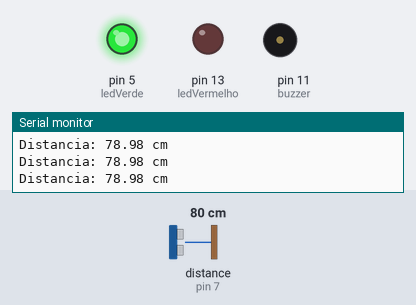
This sketch was run on a simulated Arduino Uno, built with avr-gcc and run on an emulated ATmega328P. Parts: output pins drawn as LEDs (lit = HIGH), buzzer (waves = sounding), the last lines printed to the serial monitor. Wiring (inferred from the names in the program): ultrasonic range finder: trigger pin 6; echo pin 7. The inputs (shaded band) are chosen by the test bench; at power-on: distance to the obstacle (sensor on pin 7) 80 cm. The echo pulse lasts 58.3 µs per cm; pins used as bus, display or sensor lines are not drawn.

Above: at 1.2 s.
1.3 s: distance to the obstacle (sensor on pin 7) set to 12 cm
2.8 s: distance to the obstacle (sensor on pin 7) set to 9 cm
At 3.1 s:
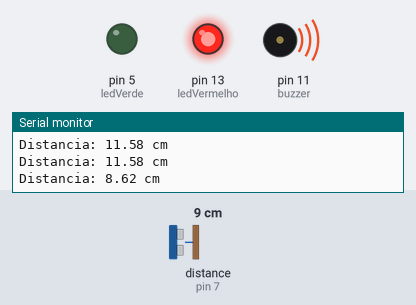
5.8 s: distance to the obstacle (sensor on pin 7) set to 4 cm
8.8 s: distance to the obstacle (sensor on pin 7) set to 2 cm
At 11.73 s:
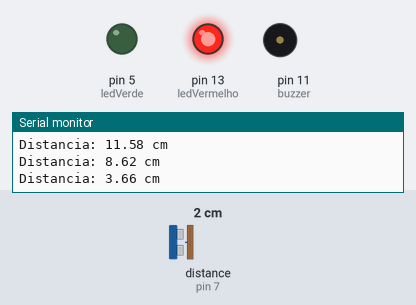
Timing chart, 0 to 12.8 s (numbered marks = the images above; inputs shaded):
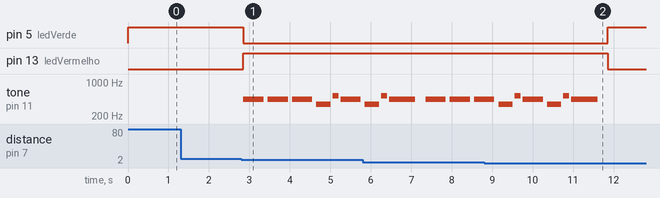

Measured:
- the behaviour switches between 11 and 10 cm on distance to the obstacle (sensor on pin 7) (found by bisection; images 0 and 1)
- the behaviour switches between 3 and 2 cm on distance to the obstacle (sensor on pin 7) (found by bisection; images 1 and 2)
- after the input at 2.8 s, pin 5 (ledVerde): HIGH → LOW after 0.05 s; pin 13 (ledVermelho): LOW → HIGH after 0.05 s; tone on pin 11 (buzzer): plays 440 Hz for 0.50 s, 440 Hz for 0.50 s, 440 Hz for 0.50 s, 349 Hz for 0.35 s, 523 Hz for 0.15 s, 440 Hz for 0.50 s, starting after 0.05 s
- after the input at 8.8 s, pin 5 (ledVerde): LOW → HIGH after 3.1 s; pin 13 (ledVermelho): HIGH → LOW after 3.1 s; tone on pin 11 (buzzer): goes on until 11.6 s, then stays silent

The sketch:

sensorUltra.ino
```cpp
// Sensor ultrassônico
const int trigPin = 6;
const int echoPin = 7;

// LEDs
const int ledVerde = 5;
const int ledVermelho = 13;

// Buzzer
const int buzzer = 11;

// Variáveis
long duracao;
float distancia;

// Notas
#define NOTE_C4  262
#define NOTE_D4  294
#define NOTE_E4  330
#define NOTE_F4  349
#define NOTE_G4  392
#define NOTE_A4  440
#define NOTE_B4  494
#define NOTE_C5  523

void tocarStarWars() {

  tone(buzzer, NOTE_A4, 500);
  delay(600);

  tone(buzzer, NOTE_A4, 500);
  delay(600);

  tone(buzzer, NOTE_A4, 500);
  delay(600);

  tone(buzzer, NOTE_F4, 350);
  delay(400);

  tone(buzzer, NOTE_C5, 150);
  delay(200);

  tone(buzzer, NOTE_A4, 500);
  delay(600);

  tone(buzzer, NOTE_F4, 350);
  delay(400);

  tone(buzzer, NOTE_C5, 150);
  delay(200);

  tone(buzzer, NOTE_A4, 650);
  delay(700);

  noTone(buzzer);
}

void setup() {

  // Sensor
  pinMode(trigPin, OUTPUT);
  pinMode(echoPin, INPUT);

  // LEDs
  pinMode(ledVerde, OUTPUT);
  pinMode(ledVermelho, OUTPUT);

  // Buzzer
  pinMode(buzzer, OUTPUT);

  // Serial
  Serial.begin(9600);

  // Estado inicial
  digitalWrite(ledVerde, HIGH);
  digitalWrite(ledVermelho, LOW);
}

void loop() {

  // Limpa TRIG
  digitalWrite(trigPin, LOW);
  delayMicroseconds(2);

  // Pulso ultrassônico
  digitalWrite(trigPin, HIGH);
  delayMicroseconds(10);
  digitalWrite(trigPin, LOW);

  // Leitura
  duracao = pulseIn(echoPin, HIGH);

  // Distância
  distancia = duracao * 0.034 / 2;

  // Monitor serial
  Serial.print("Distancia: ");
  Serial.print(distancia);
  Serial.println(" cm");

  // Se objeto estiver perto
  if (distancia > 2 && distancia < 10) {

    // Apaga verde
    digitalWrite(ledVerde, LOW);

    // Liga vermelho
    digitalWrite(ledVermelho, HIGH);

    // Toca música
    tocarStarWars();

  } else {

    // Liga verde
    digitalWrite(ledVerde, HIGH);

    // Desliga vermelho
    digitalWrite(ledVermelho, LOW);

    // Desliga buzzer
    noTone(buzzer);
  }

  delay(200);
}
```
